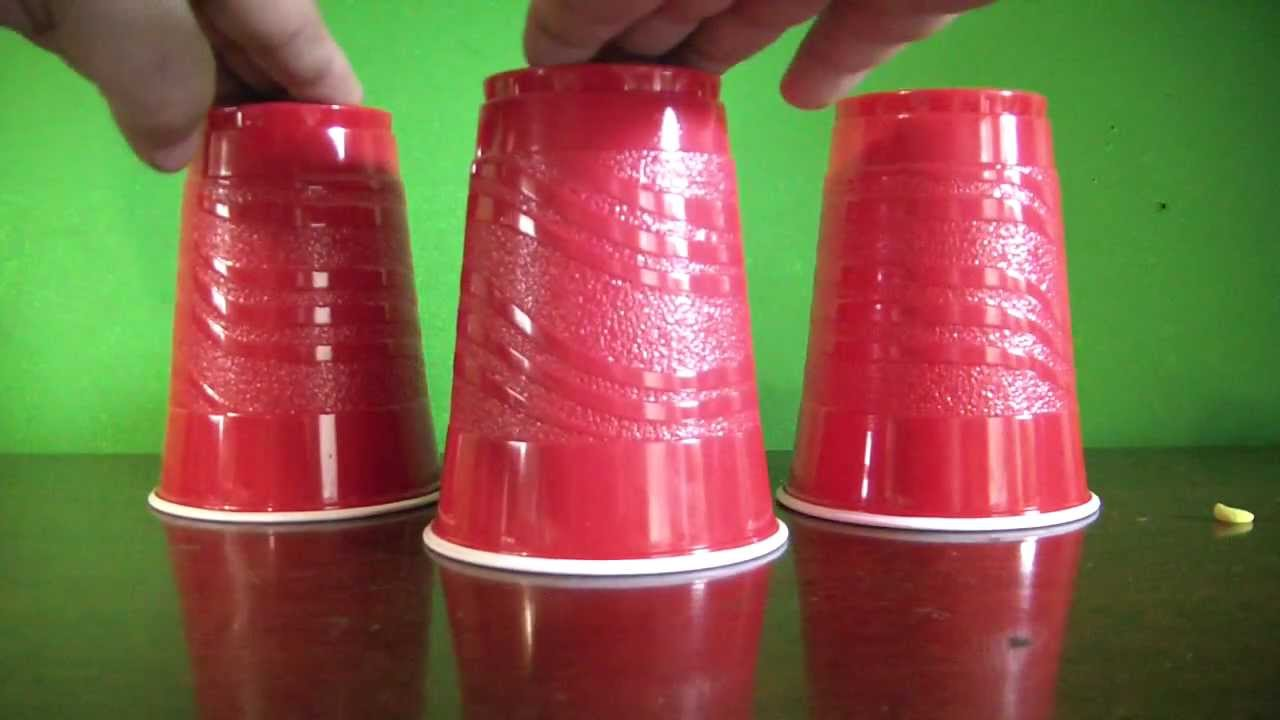
#> input picture maxres.jpg, 1280 x 720 px
$ python mask.py
#> lines starting #> are read from the running program, lines starting #| are printed output that depends on the picture; after the words box and inside, x2 and y2 are one past the last pixel; in counts of white or black regions, pixels touching at a corner belong together
import cv2
import numpy as np
from sklearn.cluster import KMeans
import time

def auto_canny(image, sigma=0.33):

	# compute the median of the single channel pixel intensities
	v = np.median(image)

	# apply automatic Canny edge detection using the computed median
	lower = int(max(0, (1.0 - sigma) * v))
	upper = int(min(255, (1.0 + sigma) * v))
	edged = cv2.Canny(image, lower, upper)

	# return the edged image
	return edged

image = cv2.imread('./maxres.jpg')
#> image is the input picture: shape (720, 1280, 3); mean B, G, R 69.9, 96.6, 130.7

cv2.imshow("image", image)

r = 600.0/image.shape[1]
#> r = 0.469
dim = (600, int(image.shape[0]*r))
#> dim = (600, 337)

image = cv2.resize(image, dim, interpolation = cv2.INTER_AREA)
#> image: shape (337, 600, 3)
image_gray = cv2.cvtColor(image,cv2.COLOR_BGR2GRAY)
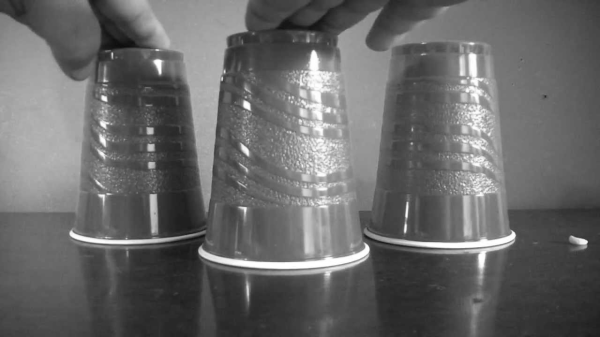
#> image_gray: shape (337, 600); min 12, max 255, mean 103.7
cv2.imshow("resized", image)

laplacian = cv2.filter2D(image_gray,-1,np.array((
	[0, 1, 0],
	[1, -4, 1],
	[0, 1, 0]), dtype="int"))
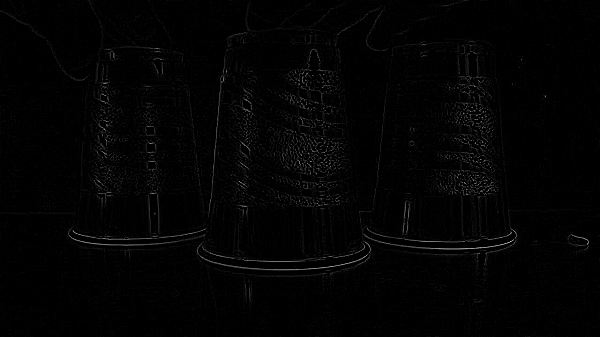
#> laplacian: shape (337, 600); min 0, max 200, mean 3.2
cv2.imshow("laplacian",laplacian)

image=cv2.cvtColor(image,cv2.COLOR_BGR2HSV)
#> image: shape (337, 600, 3); mean H, S, V 87.1, 153.6, 154.3
cv2.imshow("colorized",image)

#image[:,:,1] = 255*np.ones((image.shape[0],image.shape[1]))

#color stuff
lower_red = np.array([0,0,50])
upper_red = np.array([80,80,255])

mask = cv2.inRange(image, lower_red, upper_red)
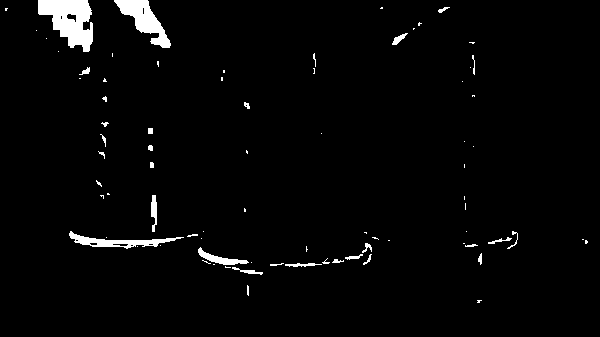
#> mask: shape (337, 600); 2.6% white; 79 white regions (49 under 20 px), largest, box (x1, y1, x2, y2) and area: (38, 0, 93, 52) 1752, (114, 0, 171, 48) 1113, (69, 231, 184, 249) 680
cv2.imshow('mask',mask)
res = cv2.bitwise_and(image, image, mask=mask)
#> res: shape (337, 600, 3); mean H, S, V 0.3, 1.4, 4.3
cv2.imshow('res', res)

#image[:,:,2] = 255*np.ones((image.shape[0],image.shape[1]))

#image = cv2.blur(image,(15,15))
image=cv2.GaussianBlur(image,(5,5),0)
#> image: shape (337, 600, 3); mean H, S, V 87.1, 153.6, 154.3
#image=cv2.medianBlur(image,5)
cv2.imshow("blurred",image)

vector = image.reshape((-1,3))
vector = np.float32(vector)

print(vector.shape)
#| (202200, 3)

criteria = (cv2.TERM_CRITERIA_EPS + cv2.TERM_CRITERIA_MAX_ITER, 10, 1.0)

K = 2
attempts=10

ret,label,center=cv2.kmeans(vector,K,None,criteria,attempts,cv2.KMEANS_PP_CENTERS)
#> ret = 830082635.6; center = [[36.5, 148.8, 131.6], [170.3, 161.4, 191.6]]
center = np.uint8(center)
#> center = [[36, 148, 131], [170, 161, 191]]
print(center)
#| [[ 36 148 131]
#|  [170 161 191]]

res = center[label.flatten()]
result = res.reshape((image.shape))
#> result: shape (337, 600, 3); mean H, S, V 86.7, 152.9, 153.7

cv2.imshow("clustered",result)

cv2.waitKey(0)
